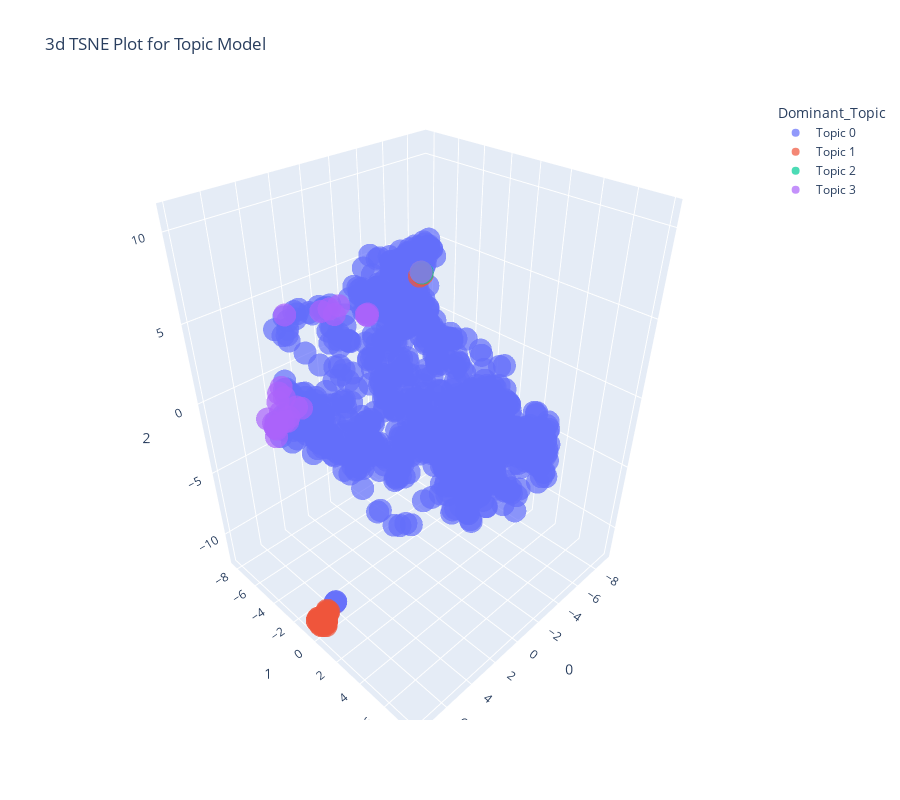

Notebook source saved alongside this figure:
### Code cell
plot_model(lsi, plot = 'tsne')

### Figure 1 — Plotly figure (JSON) as saved in the notebook; plotly's stock layout.template omitted (floating-point values rounded to 4 significant figures; data arrays with more than 128 entries replaced by an {"elided": "..."} marker saying what was removed)
{"data": [{"hovertemplate": "Dominant_Topic=Topic 0<br>0=%{x}<br>1=%{y}<br>2=%{z}<extra></extra>", "legendgroup": "Topic 0", "marker": {"color": "#636efa", "opacity": 0.7, "symbol": "circle"}, "mode": "markers", "name": "Topic 0", "scene": "scene", "showlegend": true, "type": "scatter3d", "x": {"elided": "946 float values"}, "y": {"elided": "946 float values"}, "z": {"elided": "946 float values"}}, {"hovertemplate": "Dominant_Topic=Topic 1<br>0=%{x}<br>1=%{y}<br>2=%{z}<extra></extra>", "legendgroup": "Topic 1", "marker": {"color": "#EF553B", "opacity": 0.7, "symbol": "circle"}, "mode": "markers", "name": "Topic 1", "scene": "scene", "showlegend": true, "type": "scatter3d", "x": [7.642, 4.103, 7.808, 7.2, 7.129, 7.656, 7.509, 7.348, 7.495, 7.445, 7.157, 7.506, 7.381, 3.96, 7.814, 7.69, 7.142, 7.58, 7.17, 7.81, 7.791, 7.49, 7.758, 7.267], "y": [0.0322, 4.425, -0.3398, -0.08961, -0.06668, -0.4534, -0.4376, -0.1157, 0.02892, 0.03382, -0.2091, 0.08483, -0.3706, 4.435, -0.08293, -0.1362, -0.1501, -0.4799, -0.1497, -0.134, -0.06392, 0.1247, -0.4066, -0.1696], "z": [-11.77, 10.67, -11.5, -11.03, -11.06, -11.52, -11.67, -11.9, -11.91, -11.24, -11.13, -11.67, -11.71, 10.7, -11.61, -11.88, -11.21, -11.57, -10.96, -11.21, -11.53, -11.4, -11.57, -11.72]}, {"hovertemplate": "Dominant_Topic=Topic 2<br>0=%{x}<br>1=%{y}<br>2=%{z}<extra></extra>", "legendgroup": "Topic 2", "marker": {"color": "#00cc96", "opacity": 0.7, "symbol": "circle"}, "mode": "markers", "name": "Topic 2", "scene": "scene", "showlegend": true, "type": "scatter3d", "x": [3.793, 3.794], "y": [4.274, 4.207], "z": [10.66, 10.68]}, {"hovertemplate": "Dominant_Topic=Topic 3<br>0=%{x}<br>1=%{y}<br>2=%{z}<extra></extra>", "legendgroup": "Topic 3", "marker": {"color": "#ab63fa", "opacity": 0.7, "symbol": "circle"}, "mode": "markers", "name": "Topic 3", "scene": "scene", "showlegend": true, "type": "scatter3d", "x": [7.109, 6.082, 6.921, 5.361, 3.505, 6.643, 5.083, 3.794, 3.56, 6.815, 5.114, 4.171, 5.684, 4.084, 6.611, 5.03, 3.446, 3.609, 6.797, 6.504, 3.29, 4.916, 6.111, 6.46, 4.06, 6.821, 6.076, 4.758], "y": [-1.862, -4.566, -2.834, -6.679, -2.512, -1.231, -4.1, 4.207, -1.67, -2.9, -5.216, 1.148, -5.459, 0.9784, -2.499, -6.636, -3.302, -1.994, -1.423, -3.262, -7.887, -6.728, -4.715, -3.225, 1.039, -2.811, -4.704, -6.889], "z": [1.733, -0.5289, 2.329, -1.493, 6.411, 2.608, 6.077, 10.68, 6.921, 1.584, 1.254, 7.673, -1.939, 7.617, 1.409, -1.927, 5.957, 6.34, 2.655, 0.7907, -1.581, -2.311, -0.7353, 0.6533, 7.671, 2.834, -0.8071, -2.433]}], "layout": {"height": 800, "legend": {"title": {"text": "Dominant_Topic"}, "tracegroupgap": 0}, "scene": {"aspectmode": "auto", "aspectratio": {"x": 0.9205, "y": 0.8791, "z": 1.236}, "domain": {"x": [0, 1], "y": [0, 1]}, "xaxis": {"title": {"text": "0"}, "type": "linear"}, "yaxis": {"title": {"text": "1"}, "type": "linear"}, "zaxis": {"title": {"text": "2"}, "type": "linear"}}, "title": {"text": "3d TSNE Plot for Topic Model"}, "width": 900}}
